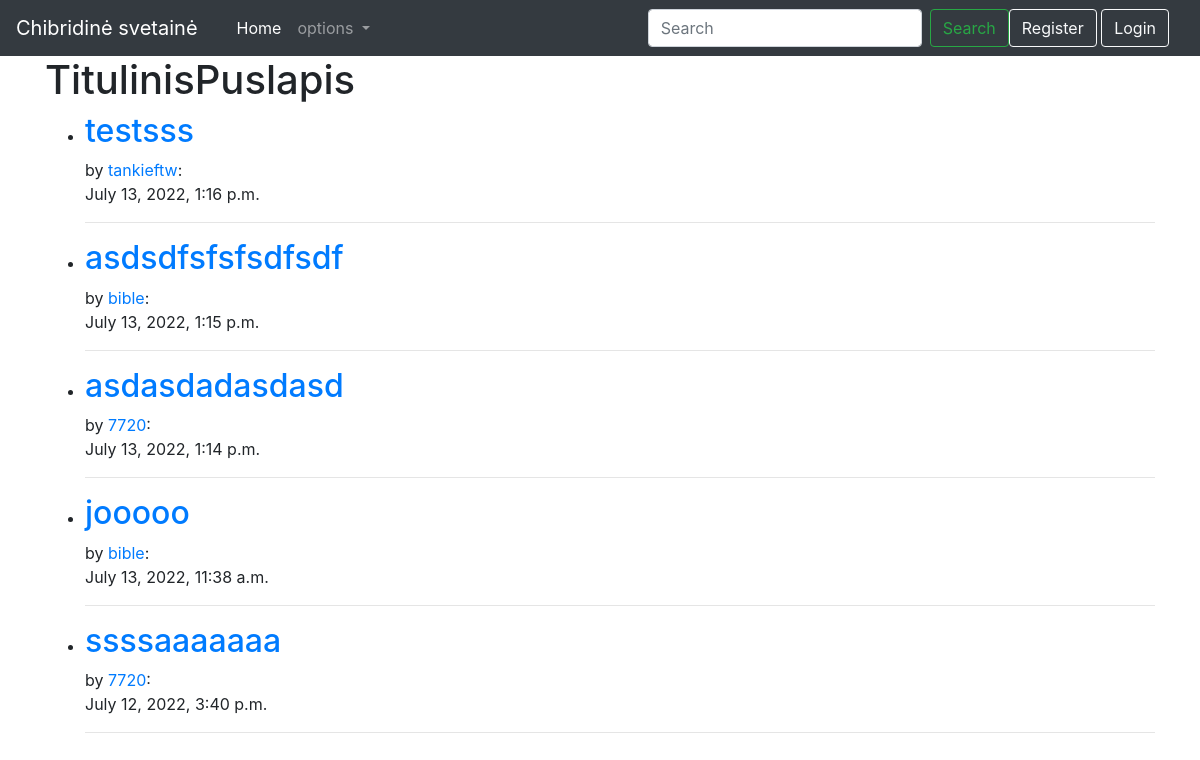
/, run on an earlier commit of the app's database.
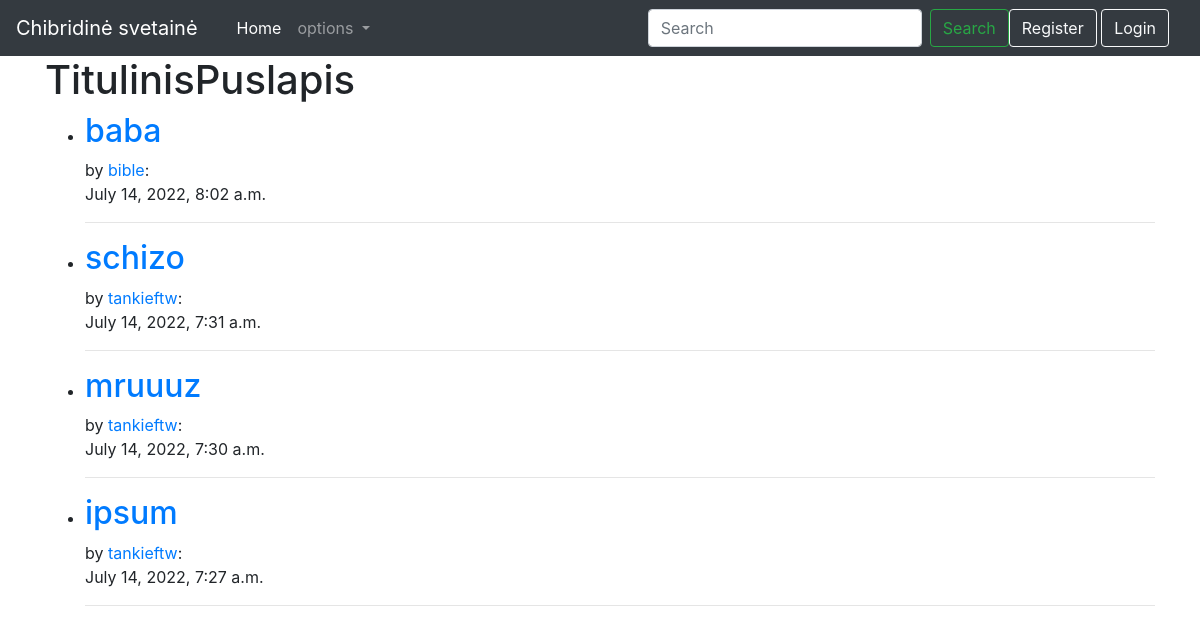
And on a later commit of the database.
### CCiongo/models.py (models this page shows, shortened)
class Puslapis(models.Model):
    title = models.CharField(max_length=200)
    author = models.ForeignKey(User, on_delete=models.SET_NULL, null=True, related_name='posts')
    tag = models.ManyToManyField(Tagg, related_name='posts')
    content = HTMLField(max_length=20000, null=True, blank=True)
    date_created = models.DateTimeField(auto_now_add=True ,null =True)

### CCiongo/views.py (the view)
# urls.py: path('', HomeView.as_view(), name="home"),
class HomeView(ListView):
    model = Puslapis
    template_name = 'home.html'
    ordering = ['-id']

### CCiongo/templates/home.html (shortened to what this page needs)
{% extends 'base.html' %}
{% block content %}
<div>
    <h1>TitulinisPuslapis</h1>
    <ul>
    {% for post in object_list %}
        <li><a class="navbar-link" href="{% url 'blog' post.pk %}"><strong><h2>{{ post.title }}</h2></strong></a> by
        <a href="{% url 'author' post.author.pk %}">{{ post.author }}</a>: </li>
        {{ post.date_created }}<hr>
    {% endfor %}
    </ul>
</div>
{% endblock %}

What changed in the data, as far as the page shows it:
removed Puslapis: title "testsss", author "tankieftw", date_created "July 13, 2022, 1:16 p.m."
removed Puslapis: title "asdsdfsfsfsdfsdf", author "bible", date_created "July 13, 2022, 1:15 p.m."
removed Puslapis: title "asdasdadasdasd", author "7720", date_created "July 13, 2022, 1:14 p.m."
removed Puslapis: title "jooooo", author "bible", date_created "July 13, 2022, 11:38 a.m."
removed Puslapis: title "ssssaaaaaaa", author "7720", date_created "July 12, 2022, 3:40 p.m."
added Puslapis: title "baba", author "bible", date_created "July 14, 2022, 8:02 a.m."
added Puslapis: title "schizo", author "tankieftw", date_created "July 14, 2022, 7:31 a.m."
added Puslapis: title "mruuuz", author "tankieftw", date_created "July 14, 2022, 7:30 a.m."
added Puslapis: title "ipsum", author "tankieftw", date_created "July 14, 2022, 7:27 a.m."
